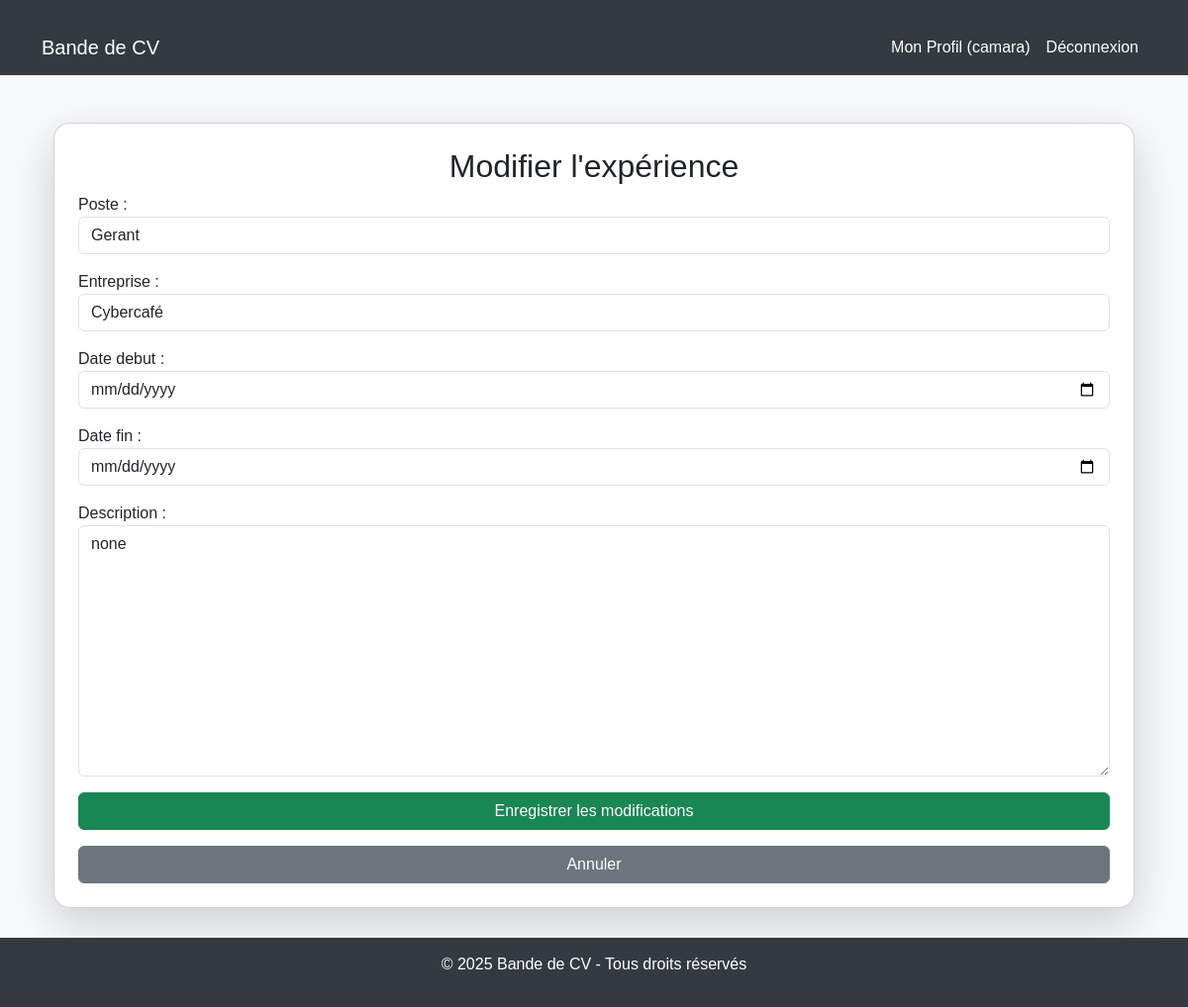
/cv/modifier_experience/6/ (signed in), run on the app's committed database.
### utilisateurs/models.py (models this page shows, shortened)
class Etudiant(AbstractUser):  # Chaque étudiant est un utilisateur
    photo = models.ImageField(upload_to='photos/', blank=True, null=True)
    tel = models.CharField(max_length=15, blank=True, null=True)
    adresse = models.TextField(blank=True, null=True)

### cv/models.py (models this page shows, shortened)
class Experience(models.Model):
    cv = models.ForeignKey(CV, on_delete=models.CASCADE, related_name="experiences")
    poste = models.CharField(max_length=255)
    entreprise = models.CharField(max_length=255)
    date_debut = models.DateField()
    date_fin = models.DateField(null=True, blank=True)
    description = models.TextField(blank=True, null=True)

### cv/views.py (the view)
# urls.py: path('modifier_experience/<int:id>/', views.modifier_experience, name='modifier_experience'),
@login_required
def modifier_experience(request, id):
    experience = get_object_or_404(Experience, id=id)
    if request.method == 'POST':
        form = ExperienceForm(request.POST, instance=experience)
        if form.is_valid():
            form.save()
            return redirect('profil', user_id=request.user.id)
    else:
        form = ExperienceForm(instance=experience)
    return render(request, 'cv/modifier_experience.html', {'form': form})

### cv/forms.py
class ExperienceForm(forms.ModelForm):
    class Meta:
        model = Experience
        fields = ['poste', 'entreprise', 'date_debut', 'date_fin', 'description']
        widgets = {
            'poste': forms.TextInput(attrs={'class': 'form-control'}),
            'entreprise': forms.TextInput(attrs={'class': 'form-control'}),
            'date_debut': forms.DateInput(attrs={'class': 'form-control', 'type': 'date'}),
            'date_fin': forms.DateInput(attrs={'class': 'form-control', 'type': 'date'}),
            'description': forms.Textarea(attrs={'class': 'form-control'}),
        }

### cv/templates/cv/modifier_experience.html (shortened to what this page needs)
{% extends 'cv/base.html' %}
{% block content %}
<div class="container mt-5">
    <div class="card shadow-lg p-4 rounded-4">
        <h2 class="text-center">Modifier l'expérience</h2>
        <form method="post">
            <div class="mb-3">
                {{ form.as_p }}
            </div>
            <button type="submit" class="btn btn-success w-100">Enregistrer les modifications</button>
        </form>
        <a href="{% url 'profil' user.id %}" class="btn btn-secondary w-100 mt-3">Annuler</a>
    </div>
</div>
{% endblock %}

### cv/templates/cv/base.html (shortened to what this page needs)
{% load static %}
<!DOCTYPE html>
<html lang="fr">
<head>
    <link rel="stylesheet" href="https://cdn.jsdelivr.net/npm/bootstrap@5.3.0/dist/css/bootstrap.min.css">
</head>
<body>
    <nav class="navbar navbar-expand-lg navbar-dark">
        <div class="container">
            <a class="navbar-brand" href="{% url 'accueil' %}">Bande de CV</a>
            <div class="collapse navbar-collapse" id="navbarNav">
                <ul class="navbar-nav ms-auto">
                    {% if user.is_authenticated %}
                        <li class="nav-item"><a class="nav-link" href="{% url 'profil' user.id %}">Mon Profil ({{ user.first_name }})</a></li>
                        <li class="nav-item"><a class="nav-link" href="{% url 'deconnexion' %}">Déconnexion</a></li>
                    {% else %}
                        <li class="nav-item"><a class="nav-link" href="{% url 'connexion' %}">Connexion</a></li>
                        <li class="nav-item"><a class="nav-link" href="{% url 'inscription' %}">Inscription</a></li>
                    {% endif %}
                </ul>
            </div>
        </div>
    </nav>
    <div class="container">
        {% block content %}{% endblock %}
    </div>
    <footer class="footer " style="position: relative; bottom: 0;">
        <p>&copy; 2025 Bande de CV - Tous droits réservés</p>
    </footer>
</body>
</html>

### cv/templates/cv/base.html (style rules this page uses)
body { background-color: #f8f9fa; font-family: 'Arial', sans-serif; }
.navbar { background-color: #343a40; }
.navbar-brand, .nav-link { color: white !important; }
.container { margin-top: 20px; }
.footer { background-color: #343a40; color: white; padding: 15px; text-align: center; margin-top: 30px; position: relative; bottom: 0; }

### data on the page
Etudiant: first_name "camara"
Experience: poste "Gerant", entreprise "Cybercafé", description "none"
